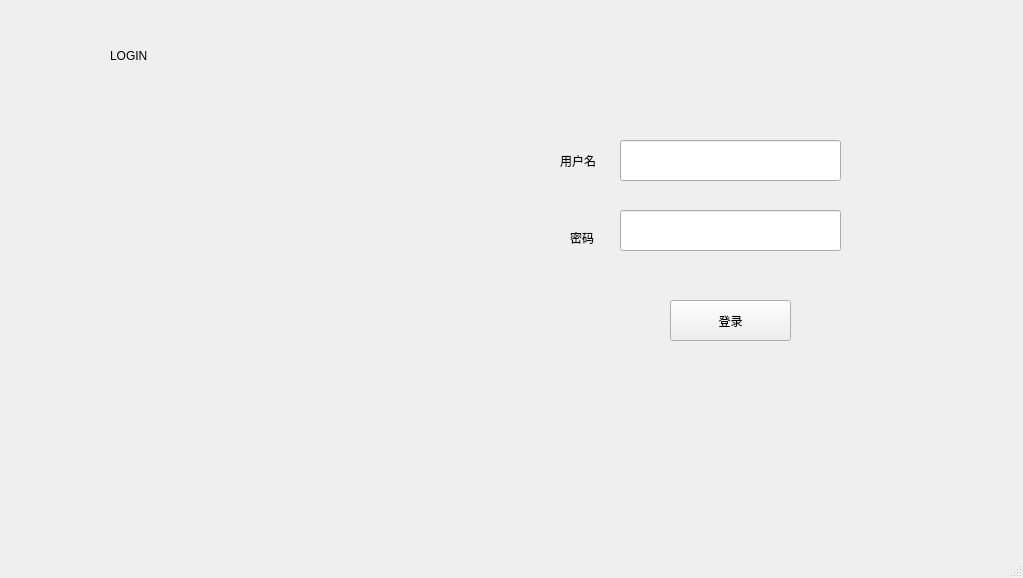
<?xml version="1.0" encoding="UTF-8"?>
<ui version="4.0">
 <class>login</class>
 <widget class="QMainWindow" name="login">
  <property name="geometry">
   <rect>
    <x>0</x>
    <y>0</y>
    <width>1023</width>
    <height>578</height>
   </rect>
  </property>
  <property name="windowTitle">
   <string>MainWindow</string>
  </property>
  <property name="styleSheet">
   <string notr="true">background-image: url(:/FILE/res/back.jpg);</string>
  </property>
  <widget class="QWidget" name="centralwidget">
   <widget class="QLineEdit" name="lineEdit">
    <property name="geometry">
     <rect>
      <x>620</x>
      <y>140</y>
      <width>221</width>
      <height>41</height>
     </rect>
    </property>
    <property name="styleSheet">
     <string notr="true">border-image: url(:/FILE/res/back (2).png);</string>
    </property>
   </widget>
   <widget class="QLineEdit" name="lineEdit_2">
    <property name="geometry">
     <rect>
      <x>620</x>
      <y>210</y>
      <width>221</width>
      <height>41</height>
     </rect>
    </property>
    <property name="styleSheet">
     <string notr="true">border-image: url(:/FILE/res/back (2).png);</string>
    </property>
   </widget>
   <widget class="QLabel" name="label">
    <property name="geometry">
     <rect>
      <x>560</x>
      <y>140</y>
      <width>51</width>
      <height>41</height>
     </rect>
    </property>
    <property name="text">
     <string>用户名</string>
    </property>
   </widget>
   <widget class="QLabel" name="label_2">
    <property name="geometry">
     <rect>
      <x>570</x>
      <y>230</y>
      <width>31</width>
      <height>16</height>
     </rect>
    </property>
    <property name="text">
     <string>密码</string>
    </property>
   </widget>
   <widget class="QPushButton" name="pushButton">
    <property name="geometry">
     <rect>
      <x>670</x>
      <y>300</y>
      <width>121</width>
      <height>41</height>
     </rect>
    </property>
    <property name="text">
     <string>登录</string>
    </property>
   </widget>
   <widget class="QLabel" name="label_3">
    <property name="geometry">
     <rect>
      <x>50</x>
      <y>120</y>
      <width>421</width>
      <height>381</height>
     </rect>
    </property>
    <property name="styleSheet">
     <string notr="true">border-image: url(:/FILE/res/Login.png);</string>
    </property>
    <property name="text">
     <string/>
    </property>
   </widget>
   <widget class="QLabel" name="label_4">
    <property name="geometry">
     <rect>
      <x>30</x>
      <y>10</y>
      <width>61</width>
      <height>71</height>
     </rect>
    </property>
    <property name="styleSheet">
     <string notr="true">background-image: url(:/build-DBMS-Desktop_Qt_5_9_9_MSVC2015_32bit-Debug/DBMS/res/mouse.png);</string>
    </property>
    <property name="text">
     <string/>
    </property>
   </widget>
   <widget class="QLabel" name="label_5">
    <property name="geometry">
     <rect>
      <x>110</x>
      <y>40</y>
      <width>91</width>
      <height>31</height>
     </rect>
    </property>
    <property name="styleSheet">
     <string notr="true">font: 75 16pt &quot;Berlin Sans FB Demi&quot;;</string>
    </property>
    <property name="text">
     <string>LOGIN</string>
    </property>
   </widget>
  </widget>
  <widget class="QStatusBar" name="statusbar"/>
 </widget>
 <resources/>
 <connections/>
</ui>
